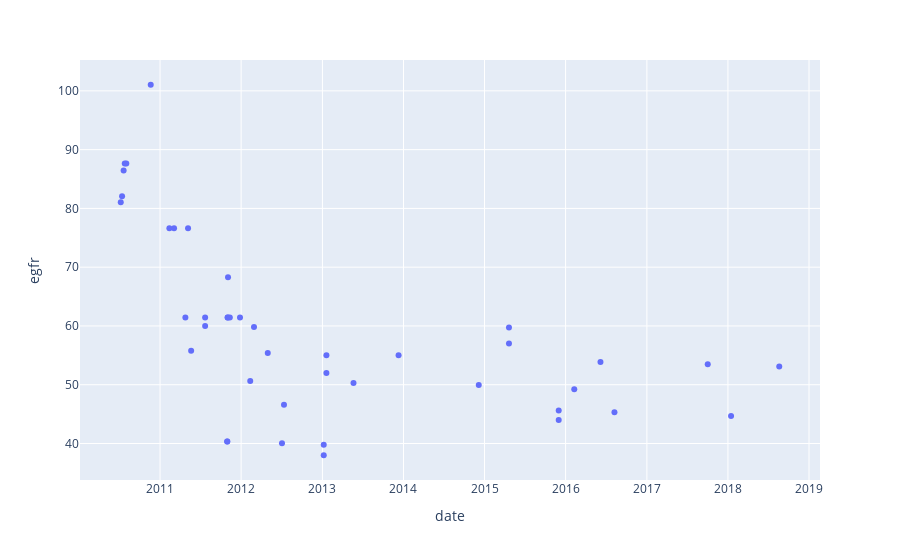

The cell this chart's notebook holds for it:
### Code cell
for i in merged_data_t[merged_data_t['stage'] =='2']['TMA_Acct']:
    egfr_target = egfr[egfr['TMA_Acct'] == i]
    fig = px.scatter(egfr_target,x = 'date',y = 'egfr',hover_data = ['source'])
    fig.show()
    target = find_tma(i)
    target['date'] = pd.to_datetime('2010-01-01') + target['icrd_dt_deidentified'].apply(lambda i:pd.Timedelta(days = i))   
    fig = px.scatter(target[target['claim_type'] == 'I'],x = 'date',y = 'eacl_prv_alcrg_at',hover_data = ['claim_type'])
    fig.show()

### Figure 1 — Plotly figure (JSON) as saved in the notebook; plotly's stock layout.template omitted (floating-point values rounded to 4 significant figures)
{"data": [{"customdata": [["TMA_Lab_Serum"], ["TMA_Lab_Serum"], ["TMA_Lab_Serum"], ["TMA_Lab_Serum"], ["TMA_Lab_Serum"], ["TMA_Lab_Serum"], ["TMA_Lab_Serum"], ["TMA_Lab_Serum"], ["TMA_Lab_Serum"], ["TMA_Lab_Serum"], ["TMA_Lab_Serum"], ["TMA_Lab_Serum"], ["TMA_Lab_Egfr"], ["TMA_Lab_Serum"], ["TMA_Lab_Serum"], ["TMA_Lab_Serum"], ["TMA_Lab_Serum"], ["TMA_Lab_Serum"], ["TMA_Lab_Serum"], ["TMA_Lab_Serum"], ["TMA_Lab_Serum"], ["TMA_Lab_Serum"], ["TMA_Lab_Serum"], ["TMA_Lab_Serum"], ["TMA_Lab_Serum"], ["TMA_Lab_Serum"], ["TMA_Lab_Egfr"], ["TMA_Lab_Serum"], ["TMA_Lab_Egfr"], ["TMA_Lab_Serum"], ["TMA_Lab_Serum"], ["TMA_Lab_Serum"], ["TMA_Lab_Serum"], ["TMA_Lab_Egfr"], ["TMA_Lab_Serum"], ["TMA_Lab_Egfr"], ["TMA_Lab_Serum"], ["TMA_Lab_Serum"], ["TMA_Lab_Serum"], ["TMA_Lab_Serum"], ["TMA_Lab_Serum"], ["TMA_Lab_Serum"]], "hovertemplate": "date=%{x}<br>egfr=%{y}<br>source=%{customdata[0]}<extra></extra>", "legendgroup": "", "marker": {"color": "#636efa", "symbol": "circle"}, "mode": "markers", "name": "", "orientation": "v", "showlegend": false, "type": "scatter", "x": ["2010-07-08", "2010-07-14", "2010-07-21", "2010-07-26", "2010-08-02", "2010-11-20", "2011-02-12", "2011-03-05", "2011-04-25", "2011-05-07", "2011-05-21", "2011-07-23", "2011-07-23 00:00:00", "2011-10-30", "2011-10-31", "2011-11-01", "2011-11-02", "2011-11-03", "2011-11-11", "2011-12-27", "2012-02-11", "2012-02-28", "2012-04-30", "2012-07-03", "2012-07-12", "2013-01-07", "2013-01-07 00:00:00", "2013-01-19", "2013-01-19 00:00:00", "2013-05-21", "2013-12-10", "2014-12-06", "2015-04-21", "2015-04-21 00:00:00", "2015-12-01", "2015-12-01 00:00:00", "2016-02-09", "2016-06-06", "2016-08-08", "2017-10-02", "2018-01-15", "2018-08-20"], "xaxis": "x", "y": [81.05, 82.09, 86.47, 87.63, 87.63, 101.0, 76.61, 76.61, 61.45, 76.61, 55.79, 61.45, 60, 40.33, 40.33, 61.45, 61.45, 68.27, 61.45, 61.45, 50.65, 59.82, 55.4, 40.05, 46.6, 39.77, 38, 55.01, 52, 50.29, 55.01, 49.94, 59.75, 57, 45.62, 44, 49.25, 53.86, 45.3, 53.48, 44.67, 53.11], "yaxis": "y"}], "layout": {"legend": {"tracegroupgap": 0}, "margin": {"t": 60}, "xaxis": {"anchor": "y", "domain": [0, 1], "title": {"text": "date"}}, "yaxis": {"anchor": "x", "domain": [0, 1], "title": {"text": "egfr"}}}}
